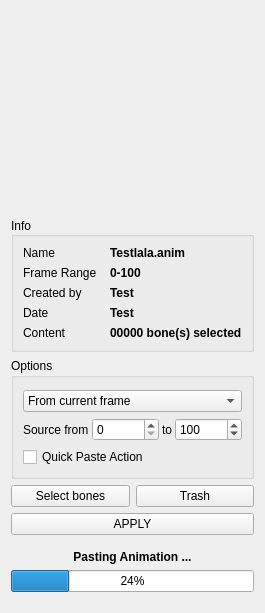
<?xml version="1.0" encoding="UTF-8"?>
<ui version="4.0">
 <class>Form</class>
 <widget class="QWidget" name="Form">
  <property name="geometry">
   <rect>
    <x>0</x>
    <y>0</y>
    <width>245</width>
    <height>613</height>
   </rect>
  </property>
  <property name="windowTitle">
   <string>Form</string>
  </property>
  <property name="styleSheet">
   <string notr="true">QMainWindow{
    color: #b1b1b1;
    background-color: #3c3c3c;
}

QWidget{
            background-color: #444;
            color: white;
}

QScrollArea{
            background-color: #444;
            color: white;
			border: 0px solid #222;
			
}

QListWidget{
            background-color: #444;
            color: white;
			border: 0px solid #222;
			
}

QStatusBar{
    color: white;
}

QMenuBar {
            background-color: #444;
}

QMenuBar::item {
            background-color: #444;
            color: rgb(255,255,255);
}

QMenuBar::item::selected {
            background-color: rgb(30,30,30);
}

QMenu {
            background-color: #3c3c3c;
}

QMenu::item {
            background-color: #3c3c3c;
            color: rgb(255,255,255);
}

QMenu::item::selected {
            background-color: rgb(30,30,30);
}

QDialog
{
    color: #b1b1b1;
    background-color: #3c3c3c;
}

QTabWidget QWidget
{
    background: #444;
}

#page, #page_2, #page_3 {
    background-color: #3c3c3c;
}

QGroupBox {
     color: #628CB2;
     border: 1px solid #222;
     border-radius: 5px;
     margin-top: 1ex; /* leave space at the top for the title */
}

QGroupBox::title {
     subcontrol-origin: margin;
     subcontrol-position: top center; /* position at the top center */
     padding: 0 3px;
     background-color: QLinearGradient( x1: 0, y1: 1, x2: 0, y2: 0, stop: 0 #333, stop: 1 #3c3c3c);
}

QHeaderView::section:vertical
{
    margin-bottom: 4px;
    border: 1px solid;
}

QLineEdit
{
    background-color: QLinearGradient( x1: 0, y1: 0, x2: 0, y2: 1, stop: 0 #4d4d4d, stop: 0 #646464, stop: 1 #5d5d5d);
    padding: 1px;
    border-style: solid;
    border: 1px solid #4D5056;
    border-radius: 5;
    color: #b1b1b1;
}

QPushButton
{
    color: #b1b1b1;
    background-color: QLinearGradient( x1: 0, y1: 0, x2: 0, y2: 1, stop: 0 #565656, stop: 0.1 #525252, stop: 0.5 #4e4e4e, stop: 0.9 #4a4a4a, stop: 1 #464646);
    border-width: 1px;
    border-color: #555555;
    border-style: solid;
    border-radius: 5;
    padding: 3px;
    padding-left: 5px;
    padding-right: 5px;
    outline: 0;
}

QPushButton:pressed
{
    background-color: QLinearGradient( x1: 0, y1: 0, x2: 0, y2: 1, stop: 0 #3d3d3d, stop: 0.1 #3b3b3b, stop: 0.5 #393939, stop: 0.9 #383838, stop: 1 #353535);
}

QPushButton:disabled
{
    background-color: rgb(110, 110, 110)
}

QComboBox
{
    color: #b1b1b1;
    background-color: QLinearGradient( x1: 0, y1: 0, x2: 0, y2: 1, stop: 0 #565656, stop: 0.1 #525252, stop: 0.5 #4e4e4e, stop: 0.9 #4a4a4a, stop: 1 #464646);
    border: 1px outset #4D5056;
    border-radius: 3px;
    padding: 1px 3px 1px 5px;
    selection-background-color: QLinearGradient( x1: 0, y1: 0, x2: 0, y2: 1, stop: 0 #097ace, stop: 1 #097ace);
    combobox-popup: 1;
}

QComboBox:hover, QPushButton:hover
{
    border: 1px solid QLinearGradient( x1: 0, y1: 0, x2: 0, y2: 1, stop: 0 #333 , stop: 1 #333);
}

QComboBox:on
{
    background-color: QLinearGradient( x1: 0, y1: 0, x2: 0, y2: 1, stop: 0 #2d2d2d, stop: 0.1 #2b2b2b, stop: 0.5 #292929, stop: 0.9 #282828, stop: 1 #252525);
}

QComboBox:!editable:on, QComboBox::drop-down:editable:on {
    background: QLinearGradient( x1: 0, y1: 0, x2: 0, y2: 1, stop: 0 #2d2d2d, stop: 0.1 #2b2b2b, stop: 0.5 #292929, stop: 0.9 #282828, stop: 1 #252525);
}

QComboBox::drop-down
{
     subcontrol-origin: padding;
     subcontrol-position: top right;
     border-left-width: 0px;
     border-left-color: black;
     border-left-style: inset;
     border-top-right-radius: 3px; /* same radius as the QComboBox */
     border-bottom-right-radius: 3px;
}

QComboBox::down-arrow {
     image: url(./icons/arrow.png);
}

QComboBox QAbstractItemView {
    selection-background-color: lightgray;
    background-color: #3c3c3c;
    border: 1px outset #3c3c3c;
}

QLabel
{
    color: #b1b1b1;
}

QSplitter::handle:vertical
{
    background: qlineargradient(x1:0, y1:0, x2:0, y2:1, stop:0 #494949, stop:1 #6f6f6f);
    height: 2px;
}

QSplitter::handle:horizontal
{
    background: qlineargradient(x1:0, y1:0, x2:1, y2:0, stop:0 #494949, stop:1 #6f6f6f);
    width: 2px;
}

QToolBox {
    background: #444;
}

QToolBox QScrollArea&gt;QWidget&gt;QWidget
{
    background: #444;
}

QToolBox::tab {
   background: qlineargradient(x1: 0, y1: 0, x2: 0, y2: 1, stop: 0 #E1E1E1, stop: 0.4 #DDDDDD, stop: 0.5 #D8D8D8, stop: 1.0 #D3D3D3);
   color: darkgray;
}

QToolBox::tab:selected {
    color: black;
}

QTabWidget::pane { /* The tab widget frame */
    border: 1px solid #333;
    background-color: #3c3c3c;
}

QTabBar::tab {
    background: #3a3a3a;
    border: 1px solid #222;
    border-bottom-color: #444; /* same as the pane color */
    min-width: 8ex;
    border-top-left-radius: 2px;
    border-top-right-radius: 2px;
    padding: 3px;
}


QTabBar::tab:selected, QTabBar::tab:hover {
    background: #444;
    border-bottom-color: #444; /* same as the pane color */
    color: white;
}

QTabBar::tab:!selected {
    margin-top: 2px; /* make non-selected tabs look smaller */
}

QPlainTextEdit {
    background-color: #111;
}</string>
  </property>
  <layout class="QVBoxLayout" name="verticalLayout">
   <item>
    <widget class="QWidget" name="widget" native="true">
     <layout class="QHBoxLayout" name="horizontalLayout">
      <property name="spacing">
       <number>0</number>
      </property>
      <property name="leftMargin">
       <number>0</number>
      </property>
      <property name="topMargin">
       <number>0</number>
      </property>
      <property name="rightMargin">
       <number>0</number>
      </property>
      <property name="bottomMargin">
       <number>0</number>
      </property>
      <item>
       <spacer name="horizontalSpacer">
        <property name="orientation">
         <enum>Qt::Horizontal</enum>
        </property>
        <property name="sizeHint" stdset="0">
         <size>
          <width>2</width>
          <height>20</height>
         </size>
        </property>
       </spacer>
      </item>
      <item>
       <widget class="QLabel" name="thumbnailLabel">
        <property name="minimumSize">
         <size>
          <width>200</width>
          <height>200</height>
         </size>
        </property>
        <property name="maximumSize">
         <size>
          <width>200</width>
          <height>200</height>
         </size>
        </property>
        <property name="layoutDirection">
         <enum>Qt::LeftToRight</enum>
        </property>
        <property name="text">
         <string/>
        </property>
        <property name="alignment">
         <set>Qt::AlignCenter</set>
        </property>
       </widget>
      </item>
      <item>
       <spacer name="horizontalSpacer_2">
        <property name="orientation">
         <enum>Qt::Horizontal</enum>
        </property>
        <property name="sizeHint" stdset="0">
         <size>
          <width>2</width>
          <height>20</height>
         </size>
        </property>
       </spacer>
      </item>
     </layout>
    </widget>
   </item>
   <item>
    <widget class="QGroupBox" name="infoGroupBox">
     <property name="title">
      <string>Info</string>
     </property>
     <property name="alignment">
      <set>Qt::AlignLeading|Qt::AlignLeft|Qt::AlignVCenter</set>
     </property>
     <layout class="QGridLayout" name="gridLayout">
      <item row="0" column="0">
       <widget class="QLabel" name="label">
        <property name="enabled">
         <bool>true</bool>
        </property>
        <property name="text">
         <string>Name</string>
        </property>
        <property name="scaledContents">
         <bool>false</bool>
        </property>
       </widget>
      </item>
      <item row="3" column="0">
       <widget class="QLabel" name="label_3">
        <property name="enabled">
         <bool>true</bool>
        </property>
        <property name="text">
         <string>Date</string>
        </property>
       </widget>
      </item>
      <item row="2" column="0">
       <widget class="QLabel" name="label_2">
        <property name="enabled">
         <bool>true</bool>
        </property>
        <property name="text">
         <string>Created by</string>
        </property>
       </widget>
      </item>
      <item row="4" column="0">
       <widget class="QLabel" name="label_4">
        <property name="enabled">
         <bool>true</bool>
        </property>
        <property name="text">
         <string>Content</string>
        </property>
       </widget>
      </item>
      <item row="3" column="1">
       <widget class="QLabel" name="dateLabel">
        <property name="font">
         <font>
          <weight>75</weight>
          <bold>true</bold>
         </font>
        </property>
        <property name="text">
         <string>Test</string>
        </property>
       </widget>
      </item>
      <item row="4" column="1">
       <widget class="QLabel" name="contentLabel">
        <property name="font">
         <font>
          <weight>75</weight>
          <bold>true</bold>
         </font>
        </property>
        <property name="text">
         <string>00000 bone(s) selected</string>
        </property>
       </widget>
      </item>
      <item row="0" column="1">
       <widget class="QLabel" name="nameLabel">
        <property name="font">
         <font>
          <weight>75</weight>
          <bold>true</bold>
         </font>
        </property>
        <property name="text">
         <string>Testlala.anim</string>
        </property>
       </widget>
      </item>
      <item row="2" column="1">
       <widget class="QLabel" name="ownerLabel">
        <property name="font">
         <font>
          <weight>75</weight>
          <bold>true</bold>
         </font>
        </property>
        <property name="text">
         <string>Test</string>
        </property>
       </widget>
      </item>
      <item row="1" column="0">
       <widget class="QLabel" name="label_5">
        <property name="text">
         <string>Frame Range</string>
        </property>
       </widget>
      </item>
      <item row="1" column="1">
       <widget class="QLabel" name="frameRangeLabel">
        <property name="font">
         <font>
          <weight>75</weight>
          <bold>true</bold>
         </font>
        </property>
        <property name="text">
         <string>0-100</string>
        </property>
       </widget>
      </item>
     </layout>
    </widget>
   </item>
   <item>
    <widget class="QGroupBox" name="optionsGroupBox">
     <property name="title">
      <string>Options</string>
     </property>
     <layout class="QVBoxLayout" name="verticalLayout_2">
      <property name="topMargin">
       <number>12</number>
      </property>
      <item>
       <widget class="QComboBox" name="startFrameComboBox">
        <item>
         <property name="text">
          <string>From current frame</string>
         </property>
        </item>
        <item>
         <property name="text">
          <string>From start frame</string>
         </property>
        </item>
        <item>
         <property name="text">
          <string>From source start</string>
         </property>
        </item>
       </widget>
      </item>
      <item>
       <widget class="QWidget" name="frameRangeWidget" native="true">
        <layout class="QHBoxLayout" name="horizontalLayout_2">
         <property name="spacing">
          <number>3</number>
         </property>
         <property name="leftMargin">
          <number>0</number>
         </property>
         <property name="topMargin">
          <number>0</number>
         </property>
         <property name="rightMargin">
          <number>0</number>
         </property>
         <property name="bottomMargin">
          <number>0</number>
         </property>
         <item>
          <widget class="QLabel" name="label_6">
           <property name="text">
            <string>Source from</string>
           </property>
          </widget>
         </item>
         <item>
          <widget class="QSpinBox" name="fromRangeSpinBox">
           <property name="maximum">
            <number>1000000</number>
           </property>
          </widget>
         </item>
         <item>
          <widget class="QLabel" name="label_7">
           <property name="text">
            <string>to</string>
           </property>
          </widget>
         </item>
         <item>
          <widget class="QSpinBox" name="toRangeSpinBox">
           <property name="maximum">
            <number>1000000</number>
           </property>
           <property name="value">
            <number>100</number>
           </property>
          </widget>
         </item>
        </layout>
       </widget>
      </item>
      <item>
       <widget class="QCheckBox" name="quickPasteCheckBox">
        <property name="text">
         <string>Quick Paste Action</string>
        </property>
       </widget>
      </item>
     </layout>
    </widget>
   </item>
   <item>
    <widget class="QWidget" name="widget_2" native="true">
     <layout class="QHBoxLayout" name="horizontalLayout_3">
      <property name="leftMargin">
       <number>0</number>
      </property>
      <property name="topMargin">
       <number>0</number>
      </property>
      <property name="rightMargin">
       <number>0</number>
      </property>
      <property name="bottomMargin">
       <number>0</number>
      </property>
      <item>
       <widget class="QPushButton" name="selectBonesPushButton">
        <property name="enabled">
         <bool>true</bool>
        </property>
        <property name="text">
         <string>Select bones</string>
        </property>
        <property name="icon">
         <iconset>
          <normaloff>../icons/select.png</normaloff>../icons/select.png</iconset>
        </property>
       </widget>
      </item>
      <item>
       <widget class="QPushButton" name="trashPushButton">
        <property name="text">
         <string>Trash</string>
        </property>
        <property name="icon">
         <iconset>
          <normaloff>../icons/trash.png</normaloff>../icons/trash.png</iconset>
        </property>
       </widget>
      </item>
     </layout>
    </widget>
   </item>
   <item>
    <widget class="QPushButton" name="applyPushButton">
     <property name="text">
      <string>APPLY</string>
     </property>
     <property name="icon">
      <iconset>
       <normaloff>../icons/pose2.png</normaloff>../icons/pose2.png</iconset>
     </property>
    </widget>
   </item>
   <item>
    <widget class="QWidget" name="progressWidget" native="true">
     <layout class="QVBoxLayout" name="verticalLayout_3">
      <property name="leftMargin">
       <number>0</number>
      </property>
      <property name="rightMargin">
       <number>0</number>
      </property>
      <item>
       <widget class="QLabel" name="label_8">
        <property name="font">
         <font>
          <weight>75</weight>
          <bold>true</bold>
         </font>
        </property>
        <property name="text">
         <string>Pasting Animation ...</string>
        </property>
        <property name="alignment">
         <set>Qt::AlignCenter</set>
        </property>
       </widget>
      </item>
      <item>
       <widget class="QProgressBar" name="progressBar">
        <property name="value">
         <number>24</number>
        </property>
       </widget>
      </item>
     </layout>
    </widget>
   </item>
   <item>
    <spacer name="verticalSpacer">
     <property name="orientation">
      <enum>Qt::Vertical</enum>
     </property>
     <property name="sizeHint" stdset="0">
      <size>
       <width>20</width>
       <height>114</height>
      </size>
     </property>
    </spacer>
   </item>
  </layout>
 </widget>
 <resources/>
 <connections/>
</ui>
